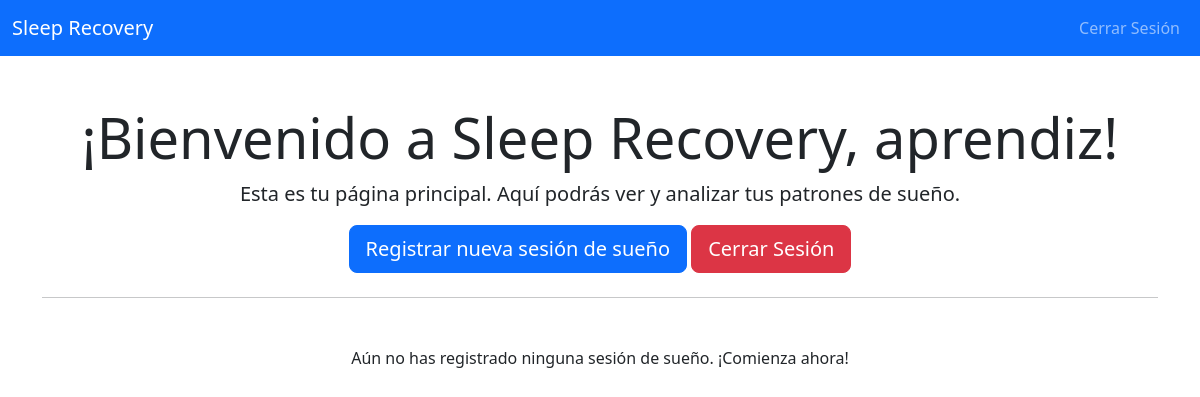
Before: / (signed in) with the older database file.
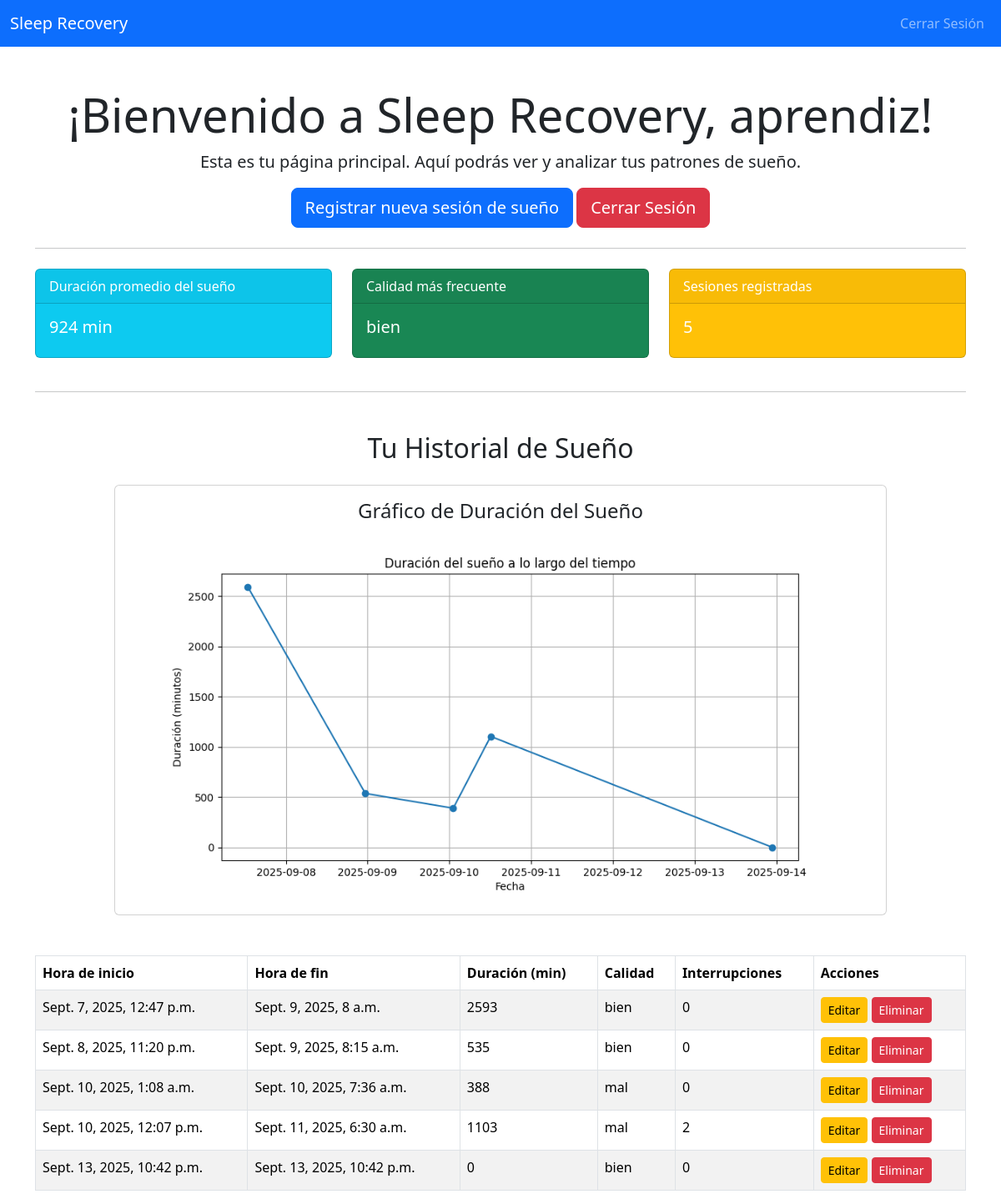
After: the same page with the newer database file.
### users/models.py (models this page shows, shortened)
class SleepQualityOption(models.Model):
    quality_label = models.CharField(max_length=255, unique=True)
    def __str__(self):
        return self.quality_label

class SleepSession(models.Model):
    user = models.ForeignKey(User, on_delete=models.CASCADE)
    start_time = models.DateTimeField()
    end_time = models.DateTimeField()
    duration = models.IntegerField() # Duration in minutes
    quality = models.ForeignKey(SleepQualityOption, on_delete=models.SET_NULL, null=True)
    sleep_interruptions = models.IntegerField(default=0, null=True, blank=True)
    sleep_stage_data = models.JSONField(null=True, blank=True)
    recorded_at = models.DateTimeField(auto_now_add=True)

### users/views.py (the view)
# urls.py: path('', views.dashboard, name='dashboard'),
@login_required
def dashboard(request):
    sleep_sessions = SleepSession.objects.filter(user=request.user).order_by('start_time')
    sessions_data = list(sleep_sessions.values('start_time', 'end_time', 'duration', 'quality__quality_label'))
    chart_url = None
    average_duration = 0
    total_sessions = 0
    most_frequent_quality = "No hay datos"
    if sessions_data:
        df = pd.DataFrame(sessions_data)
        plt.figure(figsize=(10, 5))
        plt.plot(df['start_time'], df['duration'], marker='o')
        plt.title('Duración del sueño a lo largo del tiempo')
        plt.xlabel('Fecha')
        plt.ylabel('Duración (minutos)')
        plt.grid(True)
        buf = io.BytesIO()
        plt.savefig(buf, format='png')
        buf.seek(0)
        chart_url = base64.b64encode(buf.getvalue()).decode('utf8')
        buf.close()
        average_duration = df['duration'].mean()
        total_sessions = len(df)
        most_frequent_quality_series = df['quality__quality_label'].mode()
        if not most_frequent_quality_series.empty:
            most_frequent_quality = most_frequent_quality_series.iloc[0]
    context = {
        'sleep_sessions': sleep_sessions,
        'average_duration': average_duration,
        'total_sessions': total_sessions,
        'most_frequent_quality': most_frequent_quality,
        'chart_url': chart_url
    }
    return render(request, 'users/dashboard.html', context)

### users/templates/users/dashboard.html (shortened to what this page needs)
{% extends 'users/base.html' %}
{% block content %}
<div class="container mt-5">
    <div class="jumbotron text-center">
        <h1 class="display-4">¡Bienvenido a Sleep Recovery, {{ user.username }}!</h1>
        <p class="lead">Esta es tu página principal. Aquí podrás ver y analizar tus patrones de sueño.</p>
        <a class="btn btn-primary btn-lg" href="{% url 'add_sleep_session' %}" role="button">Registrar nueva sesión de sueño</a>
        <a class="btn btn-danger btn-lg" href="{% url 'logout' %}" role="button">Cerrar Sesión</a>
    </div>
    <hr class="my-4">
    {% if sleep_sessions %}
    <div class="row">
        <div class="col-md-4">
            <div class="card text-white bg-info mb-3">
                <div class="card-header">Duración promedio del sueño</div>
                <div class="card-body">
                    <h5 class="card-title">{{ average_duration|floatformat:0 }} min</h5>
                </div>
            </div>
        </div>
        <div class="col-md-4">
            <div class="card text-white bg-success mb-3">
                <div class="card-header">Calidad más frecuente</div>
                <div class="card-body">
                    <h5 class="card-title">{{ most_frequent_quality }}</h5>
                </div>
            </div>
        </div>
        <div class="col-md-4">
            <div class="card text-white bg-warning mb-3">
                <div class="card-header">Sesiones registradas</div>
                <div class="card-body">
                    <h5 class="card-title">{{ total_sessions }}</h5>
                </div>
            </div>
        </div>
    </div>
    <hr class="my-4">
    <h2 class="text-center mt-5">Tu Historial de Sueño</h2>
    {% if chart_url %}
    <div class="row mt-4 mb-5 justify-content-center">
        <div class="col-md-10">
            <div class="card">
                <div class="card-body">
                    <h4 class="card-title text-center">Gráfico de Duración del Sueño</h4>
                    <img class="img-fluid" alt="Gráfico de duración del sueño">
                </div>
            </div>
        </div>
    </div>
    {% endif %}
    <table class="table table-striped table-bordered mt-4">
        <thead class="bg-dark text-white">
            <tr>
                <th scope="col">Hora de inicio</th>
                <th scope="col">Hora de fin</th>
                <th scope="col">Duración (min)</th>
                <th scope="col">Calidad</th>
                <th scope="col">Interrupciones</th>
                <th scope="col">Acciones</th>
            </tr>
        </thead>
        <tbody>
            {% for session in sleep_sessions %}
            <tr>
                <td>{{ session.start_time }}</td>
                <td>{{ session.end_time }}</td>
                <td>{{ session.duration|floatformat:0 }}</td>
                <td>{{ session.quality }}</td>
                <td>{{ session.sleep_interruptions }}</td>
                <td>
                    <a href="{% url 'edit_sleep_session' session.id %}" class="btn btn-warning btn-sm">Editar</a>
                    <a href="{% url 'delete_sleep_session' session.id %}" class="btn btn-danger btn-sm">Eliminar</a>
                </td>
            </tr>
            {% endfor %}
        </tbody>
    </table>
    {% else %}
    <p class="text-center mt-5">Aún no has registrado ninguna sesión de sueño. ¡Comienza ahora!</p>
    {% endif %}
</div>
{% endblock %}

### users/templates/users/base.html (shortened to what this page needs)
<!DOCTYPE html>
<html lang="es">
<head>
    <link href="https://cdn.jsdelivr.net/npm/bootstrap@5.3.3/dist/css/bootstrap.min.css" rel="stylesheet">
</head>
<body>
    <nav class="navbar navbar-expand-lg navbar-dark bg-primary">
        <div class="container-fluid">
            <a class="navbar-brand" href="/">Sleep Recovery</a>
            <div class="collapse navbar-collapse">
                <ul class="navbar-nav ms-auto">
                    {% if user.is_authenticated %}
                    <li class="nav-item">
                        <a class="nav-link" href="{% url 'logout' %}">Cerrar Sesión</a>
                    </li>
                    {% endif %}
                </ul>
            </div>
        </div>
    </nav>
    <div class="mt-4">
        {% block content %}{% endblock %}
    </div>
</body>
</html>

Changed rows visible on the page:
added SleepQualityOption: quality_label "bien"
added SleepSession: start_time "Sept. 7, 2025, 12:47 p.m.", end_time "Sept. 9, 2025, 8 a.m.", duration "2593", quality "bien", sleep_interruptions "0"
added SleepSession: start_time "Sept. 8, 2025, 11:20 p.m.", end_time "Sept. 9, 2025, 8:15 a.m.", duration "535", quality "bien", sleep_interruptions "0"
added SleepSession: start_time "Sept. 10, 2025, 1:08 a.m.", end_time "Sept. 10, 2025, 7:36 a.m.", duration "388", quality "mal", sleep_interruptions "0"
added SleepSession: start_time "Sept. 10, 2025, 12:07 p.m.", end_time "Sept. 11, 2025, 6:30 a.m.", duration "1103", quality "mal", sleep_interruptions "2"
added SleepSession: start_time "Sept. 13, 2025, 10:42 p.m.", end_time "Sept. 13, 2025, 10:42 p.m.", duration "0", quality "bien", sleep_interruptions "0"
Other visible differences:
{{ average_duration|floatformat:0 }}: (not shown) → "924"
{{ total_sessions }}: (not shown) → "5"
text no longer shown: "Aún no has registrado ninguna sesión de sueño. ¡Comienza ahora!"
text now shown: "Duración promedio del sueño min Calidad más frecuente Sesiones registradas Tu Historial de Sueño Gráfico de Duración del Sueño Hora de inicio Hora de fin Duración (min) Calidad Interrupciones Acciones"
